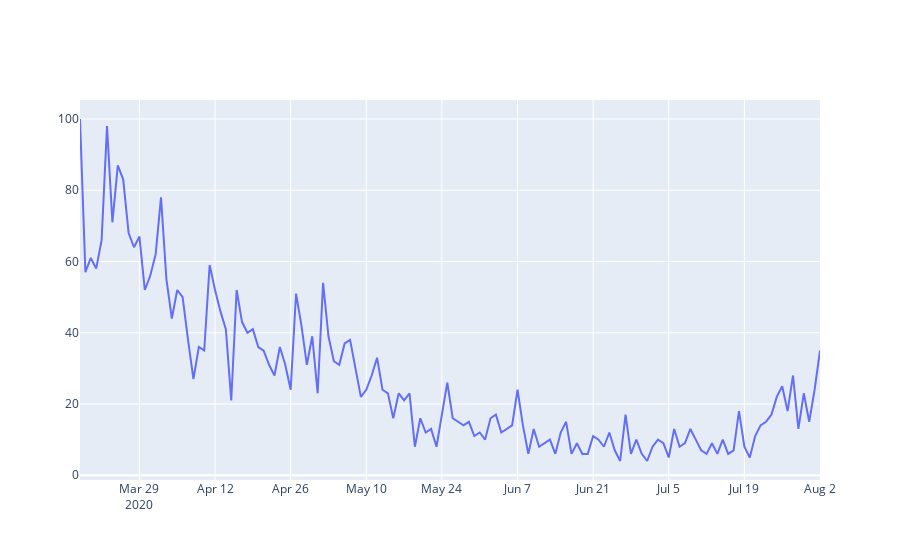

Notebook cell for this chart:
### Code cell
iplot([go.Scatter(
        x = df.ds,
        y = df.y)])

### Figure 1 — Plotly figure (JSON) as saved in the notebook; plotly's stock layout.template omitted (floating-point values rounded to 4 significant figures; data arrays with more than 128 entries replaced by an {"elided": "..."} marker saying what was removed)
{"data": [{"type": "scatter", "x": {"elided": "138 str values"}, "y": {"elided": "138 int values"}}], "layout": {}}
